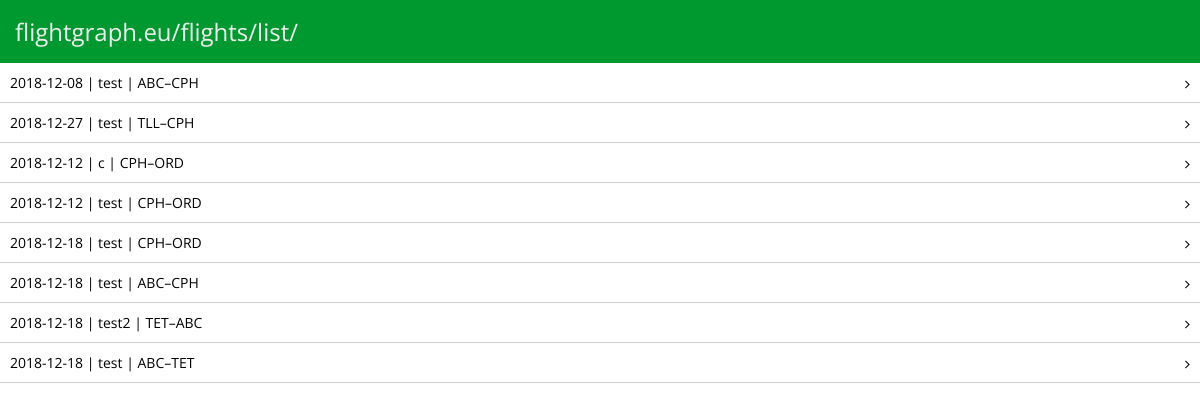
/mobile/list/ (signed in), run on the app's committed database.
### flights/models.py (models this page shows, shortened)
class Flight(models.Model):
    origin = models.ForeignKey('Airport', on_delete=models.PROTECT, related_name='origins')
    destination = models.ForeignKey('Airport', on_delete=models.PROTECT, related_name='destinations')
    date = models.DateField(blank=True, null=True, help_text='YYYY-MM-DD')
    number = models.CharField(max_length=10, blank=True)
    airline = models.CharField(max_length=100, blank=True)
    aircraft = models.CharField(max_length=100, blank=True)
    aircraft_registration = models.CharField(max_length=10, blank=True)
    distance = models.FloatField(default=-1)
    travel_class = models.CharField(max_length=100, blank=True)
    seat = models.CharField(max_length=10, blank=True)
    operator = models.CharField(max_length=100, blank=True)
    comments = models.TextField(max_length=10000, blank=True)
    sortid = models.IntegerField(default=-1) # Assigned manually at creation
    owner = models.ForeignKey(User, on_delete=models.CASCADE, related_name='owners')
    picture = models.ImageField(upload_to='static/user_photos', blank=True) # Does this work, or should we do it manually?
    picture_link = models.URLField(blank=True)

class Airport(models.Model):
    iata = models.CharField('IATA', max_length=3, blank=True)
    icao = models.CharField('ICAO', max_length=4, blank=True)
    name = models.CharField(max_length=100)
    city = models.CharField(max_length=100)
    region = models.CharField(max_length=100, blank=True)
    region_iso = models.CharField('Region code', max_length=10, blank=True, help_text='ISO 3166-2')
    country = models.CharField(max_length=100)
    country_iso = models.CharField('Country code', max_length=100, help_text='ISO 3166-1 alpha-2')
    latitude = models.FloatField()
    longitude = models.FloatField()
    elevation = models.FloatField()
    opened = models.DateField(blank=True, null=True, help_text='YYYY-MM-DD')
    closed = models.DateField(blank=True, null=True, help_text='YYYY-MM-DD')
    def __str__(self):
        if self.iata is not '':
            return self.iata
        elif self.icao is not '':
            return self.icao
        else:
            return self.name[:4] + '...'

### flights/mobile_views.py (the view)
# urls.py: path('mobile/list/', mobile_views.list, name='mobile_list'),
@login_required
def list(request):
    user = request.user
    flights_list = Flight.objects.filter(owner=user)
    context = {'flights': flights_list.order_by('-sortid'),
               'username': request.user.username,
              }
    return render(request, 'mobile/list.html', context)

### flights/templates/mobile/list.html (shortened to what this page needs)
{% extends 'mobile/base.html' %}
{% block content %}
<div class="mobile-header">flightgraph.eu/flights/list/</div>
{% for flight in flights %}
<div class="mobile-item mobile-list-item" id="flight-link-{{ flight.pk }}">{{ flight.date.isoformat }} | {{ flight.number }} | {{ flight.origin }}–{{ flight.destination }} <i class="fa fa-angle-right"></i></div>
{% endfor %}
{% endblock %}

### static/flights/css/mobile.css (style rules this page uses)
* { -webkit-box-sizing: border-box; -moz-box-sizing: border-box; box-sizing: border-box; }
body { margin: 0; font-family: 'Open Sans', sans-serif; background-color: white; }
.mobile-header { width: 100%; margin: 0; color: #eeeeee; background-color: #009930; padding: 15px; font-size: 18pt; }
.mobile-item { width: 100%; margin: 0; background-color: #fff; }
.mobile-list-item { font-size: 14px; padding: 10px; border-bottom: 1px solid #cdcdcd; }
.fa-angle-right { float: right; transform: translateY(4px); }

### data on the page
Flight: date "2018-12-08", number "test", origin "ABC", destination "CPH"
Flight: date "2018-12-27", number "test", origin "TLL", destination "CPH"
Flight: date "2018-12-12", number "c", origin "CPH", destination "ORD"
Flight: date "2018-12-12", number "test", origin "CPH", destination "ORD"
Flight: date "2018-12-18", number "test", origin "CPH", destination "ORD"
Flight: date "2018-12-18", number "test", origin "ABC", destination "CPH"
Flight: date "2018-12-18", number "test2", origin "TET", destination "ABC"
Flight: date "2018-12-18", number "test", origin "ABC", destination "TET"
